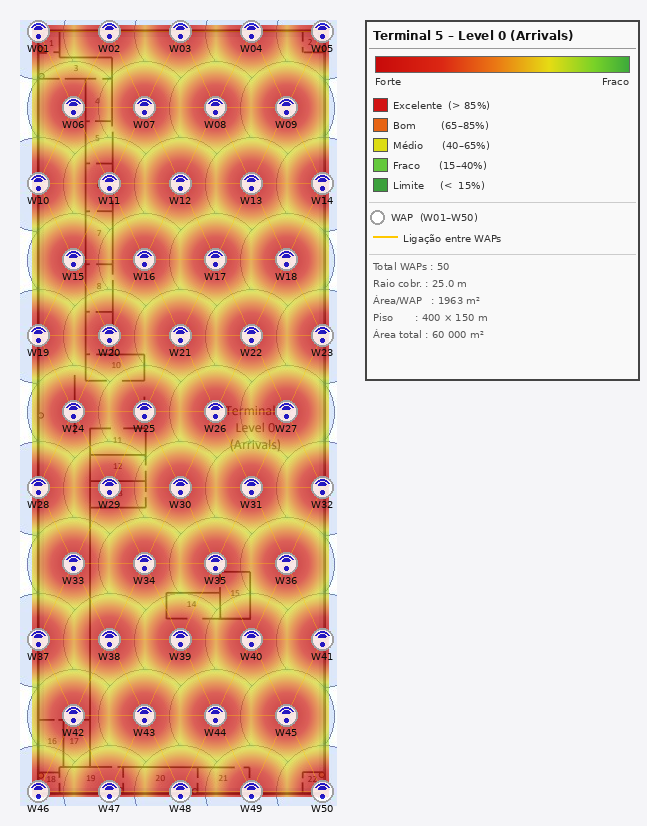
#> input picture Airport-Network-Infrastructure-main/doc/sprint1/1240835/HeatMaps/T5_Piso0_heatmap.png, 647 x 826 px, given in place of Piso_0_AP_distribution_.png, which was not available
$ python Script_Heatmap.py
#> lines starting #> are read from the running program, lines starting #| are printed output that depends on the picture; after the words box and inside, x2 and y2 are one past the last pixel; in counts of white or black regions, pixels touching at a corner belong together
"""
WAP Heatmap Generator — Terminal 5 (Piso 0 e Piso 2)
=====================================================
Gera heatmaps de cobertura WiFi sobrepostos às plantas dos pisos.

Piso 0 (Arrivals) : 400 x 150 m  |  50 WAPs
Piso 2 (Departures): 400 x 150 m  |  50 WAPs
"""

import numpy as np
from PIL import Image, ImageDraw, ImageFont
import math

# ── CONFIGURAÇÃO GLOBAL ───────────────────────────────────────────────────────

LEGEND_WIDTH = 290   # largura da margem direita para legenda
PADDING      = 20    # margem extra em volta da planta (px)
COVERAGE_M2  = math.pi * 25**2   # π·r² com r=25m → 1963.5 m²

# ── CONFIGURAÇÃO POR PISO ────────────────────────────────────────────────────

FLOORS = {
    "Piso_0": {
        "src"        : "/mnt/user-data/uploads/Piso_0_AP_distribution_.png",
        "out"        : "/mnt/user-data/outputs/T5_Piso0_heatmap.png",
        "title"      : "Terminal 5 – Level 0 (Arrivals)",
        # Bounds do piso na imagem source (px)
        "fx1": 12, "fy1":  5,
        "fx2": 309, "fy2": 777,
        # Dimensões reais do piso (m) — 150 m de largura, 400 m de comprimento
        "floor_w_m"  : 150.0,
        "floor_h_m"  : 400.0,
        # Posições das estrelas (WAPs) em píxeis na imagem source
        # Detetadas automaticamente da imagem de distribuição
        "stars": [
            (18,  11), (89,  11), (160,  11), (231,  11), (302,  11),
            (53,  87), (124,  87), (195,  87), (266,  87),
            (18, 163), (89, 163), (160, 163), (231, 163), (302, 163),
            (53, 239), (124, 239), (195, 239), (266, 239),
            (18, 315), (89, 315), (160, 315), (231, 315), (302, 315),
            (53, 391), (124, 391), (195, 391), (266, 391),
            (18, 467), (89, 467), (160, 467), (231, 467), (302, 467),
            (53, 543), (124, 543), (195, 543), (266, 543),
            (18, 619), (89, 619), (160, 619), (231, 619), (302, 619),
            (53, 695), (124, 695), (195, 695), (266, 695),
            (18, 771), (89, 771), (160, 771), (231, 771), (302, 771),
        ],
    },
    "Piso_2": {
        "src"        : "/mnt/user-data/uploads/Piso_2_AP_distribution.png",
        "out"        : "/mnt/user-data/outputs/T5_Piso2_heatmap.png",
        "title"      : "Terminal 5 – Level 2 (Departures)",
        "fx1":  6, "fy1":  9,
        "fx2": 301, "fy2": 781,
        "floor_w_m"  : 150.0,
        "floor_h_m"  : 400.0,
        "stars": [
            (12,  15), (82,  15), (153,  15), (224,  15), (295,  15),
            (47,  91), (118,  91), (188,  91), (259,  91),
            (12, 167), (82, 167), (153, 167), (224, 167), (295, 167),
            (47, 243), (118, 243), (188, 243), (259, 243),
            (12, 319), (82, 319), (153, 319), (224, 319), (295, 319),
            (47, 395), (118, 395), (188, 395), (259, 395),
            (12, 471), (82, 471), (153, 471), (224, 471), (295, 471),
            (47, 547), (118, 547), (188, 547), (259, 547),
            (12, 623), (82, 623), (153, 623), (224, 623), (295, 623),
            (47, 699), (118, 699), (188, 699), (259, 699),
            (12, 775), (82, 775), (153, 775), (224, 775), (295, 775),
        ],
    },
}

# ── FUNÇÕES ───────────────────────────────────────────────────────────────────

def build_colormap():
    """Verde(fraco) → amarelo → laranja → vermelho(forte)."""
    return [
        (0.00, (  0,   0,   0,   0)),
        (0.05, ( 60, 170,  60, 110)),
        (0.18, (120, 210,  40, 150)),
        (0.35, (230, 220,  20, 165)),
        (0.55, (235, 120,  20, 175)),
        (0.75, (220,  40,  20, 180)),
        (1.00, (200,  10,  10, 185)),
    ]


def apply_colormap(heat, floor_mask, cmap):
    H, W = heat.shape
    rgba = np.zeros((H, W, 4), dtype=np.float32)
    for i in range(len(cmap) - 1):
        v0, c0 = cmap[i];  v1, c1 = cmap[i+1]
        mask = (heat >= v0) & (heat < v1) & floor_mask
        t = np.where(mask, (heat - v0) / (v1 - v0), 0.0)
        for ch in range(4):
            rgba[:, :, ch] += np.where(mask, c0[ch] + t * (c1[ch] - c0[ch]), 0.0)
    last = (heat >= 1.0) & floor_mask
    for ch, v in enumerate(cmap[-1][1]):
        rgba[:, :, ch] = np.where(last, v, rgba[:, :, ch])
    return np.clip(rgba, 0, 255).astype(np.uint8)


def draw_wap_symbol(d, cx, cy, n, font):
    s = 11
    d.ellipse([cx-s, cy-s, cx+s, cy+s],
              fill=(255, 255, 255, 220), outline=(160, 160, 160, 255), width=2)
    for r in [3, 5, 8]:
        d.arc([cx-r, cy-r, cx+r, cy+r], 210, 330, fill=(20, 20, 210, 230), width=2)
    d.ellipse([cx-2, cy+3, cx+2, cy+7], fill=(20, 20, 210, 230))
    d.text((cx, cy + s + 3), f"W{n:02d}", font=font,
           fill=(10, 10, 10, 255), anchor="mt")


def draw_legend(img, lx, ly, lw, cmap, n_waps, r_m, coverage_m2,
                font_bold, font_small, title):
    d = ImageDraw.Draw(img)
    box_h = 360
    d.rectangle([lx, ly, lx+lw, ly+box_h], fill="#F9F9F9", outline="#444", width=2)

    # Título (duas linhas se necessário)
    d.text((lx+8, ly+8), title, font=font_bold, fill="#111")
    d.line([(lx+4, ly+28), (lx+lw-4, ly+28)], fill="#999", width=1)

    # Barra de gradiente
    bx, by, bw, bh = lx+10, ly+36, lw-20, 16
    for i in range(bw):
        v = 1.0 - (i / bw) * 0.95
        col = (200, 10, 10)
        for ci in range(len(cmap)-1):
            v0, c0 = cmap[ci]; v1, c1 = cmap[ci+1]
            if v0 <= v < v1:
                t = (v-v0)/(v1-v0)
                col = tuple(int(c0[ch]+t*(c1[ch]-c0[ch])) for ch in range(3))
                break
        for j in range(bh):
            img.putpixel((bx+i, by+j), col)
    d.rectangle([bx, by, bx+bw, by+bh], outline="#666", width=1)
    d.text((bx,      by+bh+3), "Forte", font=font_small, fill="#333")
    d.text((bx+bw,   by+bh+3), "Fraco", font=font_small, fill="#333", anchor="ra")

    # Legenda de cores
    ly2 = ly + 78
    for color, label in [
        ((210,  20,  20), "Excelente  (> 85%)"),
        ((230, 100,  20), "Bom        (65–85%)"),
        ((220, 220,  20), "Médio      (40–65%)"),
        ((100, 200,  60), "Fraco      (15–40%)"),
        (( 60, 160,  60), "Limite     (<  15%)"),
    ]:
        d.rectangle([lx+8, ly2, lx+22, ly2+13], fill=color, outline="#555", width=1)
        d.text((lx+28, ly2+1), label, font=font_small, fill="#333")
        ly2 += 20

    d.line([(lx+4, ly2+4), (lx+lw-4, ly2+4)], fill="#ccc", width=1); ly2 += 12

    # Símbolo WAP
    d.ellipse([lx+5, ly2, lx+19, ly2+14],
              fill=(255,255,255), outline=(160,160,160), width=2)
    d.text((lx+26, ly2+1), f"WAP  (W01–W{n_waps:02d})",
           font=font_small, fill="#333"); ly2 += 20

    # Linha de ligação
    d.line([(lx+8, ly2+6), (lx+32, ly2+6)], fill=(255, 200, 0), width=2)
    d.text((lx+38, ly2+2), "Ligação entre WAPs",
           font=font_small, fill="#333"); ly2 += 20

    d.line([(lx+4, ly2+4), (lx+lw-4, ly2+4)], fill="#ccc", width=1); ly2 += 10

    # Estatísticas
    for txt in [
        f"Total WAPs : {n_waps}",
        f"Raio cobr. : {r_m:.1f} m",
        f"Área/WAP   : {coverage_m2:.0f} m²",
        f"Piso       : 400 × 150 m",
        f"Área total : 60 000 m²",
    ]:
        d.text((lx+8, ly2), txt, font=font_small, fill="#555"); ly2 += 17


# ── GERAÇÃO DE UM PISO ───────────────────────────────────────────────────────

def generate_heatmap(cfg):
    src_pil = Image.open(cfg["src"]).convert("RGB")
    SW, SH = src_pil.size

    # Padding extra em volta da planta + espaço para legenda à direita
    W_canvas = SW + PADDING * 2 + LEGEND_WIDTH
    H_canvas = SH + PADDING * 2

    fx1, fy1 = cfg["fx1"] + PADDING, cfg["fy1"] + PADDING
    fx2, fy2 = cfg["fx2"] + PADDING, cfg["fy2"] + PADDING
    floor_w_m, floor_h_m = cfg["floor_w_m"], cfg["floor_h_m"]

    # Escala px/m
    sx = (cfg["fx2"] - cfg["fx1"]) / floor_w_m
    sy = (cfg["fy2"] - cfg["fy1"]) / floor_h_m

    # Raio em píxeis
    r_m  = math.sqrt(COVERAGE_M2 / math.pi)   # = 25 m
    r_px = r_m * sx
    sigma = r_px * 0.6   # sigma mais apertado → transição mais visível

    print(f"\n[{cfg['title']}]")
    print(f"  Imagem original: {SW}×{SH} px  |  Canvas: {W_canvas}×{H_canvas} px")
    print(f"  Piso (com padding): {fx1},{fy1} → {fx2},{fy2}")
    print(f"  Escala: {sx:.3f} px/m (x), {sy:.3f} px/m (y)")
    print(f"  Raio: {r_m:.1f} m = {r_px:.1f} px  |  sigma={sigma:.1f} px")
    print(f"  WAPs: {len(cfg['stars'])}")

    # Fontes
    try:
        font_sm   = ImageFont.truetype(
            "/usr/share/fonts/truetype/dejavu/DejaVuSans.ttf", 10)
        font_bold = ImageFont.truetype(
            "/usr/share/fonts/truetype/dejavu/DejaVuSans-Bold.ttf", 12)
    except:
        font_sm = font_bold = ImageFont.load_default()

    # WAP coords deslocadas pelo padding
    waps = [(x + PADDING, y + PADDING, i+1) for i, (x, y) in enumerate(cfg["stars"])]

    # ── Heatmap gaussiano ────────────────────────────────────────────────────
    heat = np.zeros((H_canvas, W_canvas), dtype=np.float64)

    for cx, cy, _ in waps:
        pad = int(r_px * 3.0)
        x0, x1 = max(0, cx-pad), min(W_canvas, cx+pad)
        y0, y1 = max(0, cy-pad), min(H_canvas, cy+pad)
        xs = np.arange(x0, x1); ys = np.arange(y0, y1)
        if len(xs) == 0 or len(ys) == 0: continue
        xx, yy = np.meshgrid(xs, ys)
        blob = np.exp(-((xx-cx)**2 + (yy-cy)**2) / (2*sigma**2))
        heat[y0:y1, x0:x1] = np.maximum(heat[y0:y1, x0:x1], blob)

    heat = np.clip(heat, 0, 1.0)

    # Máscara do piso (só colorir dentro dos limites)
    floor_mask = np.zeros((H_canvas, W_canvas), dtype=bool)
    floor_mask[fy1:fy2, fx1:fx2] = True

    # ── Colormap e composição ────────────────────────────────────────────────
    cmap = build_colormap()
    heat_rgba = apply_colormap(heat, floor_mask, cmap)
    heat_img  = Image.fromarray(heat_rgba, 'RGBA')

    # Canvas branco, planta centrada com padding
    canvas = Image.new("RGBA", (W_canvas, H_canvas), (245, 245, 248, 255))
    canvas.paste(src_pil.convert("RGBA"), (PADDING, PADDING))
    canvas = Image.alpha_composite(canvas, heat_img)

    # ── Linhas de ligação entre WAPs vizinhos ────────────────────────────────
    max_conn = 48 * sx   # ~48 m em px
    ll = Image.new("RGBA", (W_canvas, H_canvas), (0, 0, 0, 0))
    ld = ImageDraw.Draw(ll)
    for i, (cx1, cy1, _) in enumerate(waps):
        for cx2, cy2, _ in waps[i+1:]:
            if math.hypot(cx2-cx1, cy2-cy1) < max_conn:
                ld.line([(cx1, cy1), (cx2, cy2)],
                        fill=(255, 200, 0, 90), width=1)
    canvas = Image.alpha_composite(canvas, ll)

    # ── Símbolos dos WAPs ────────────────────────────────────────────────────
    sl = Image.new("RGBA", (W_canvas, H_canvas), (0, 0, 0, 0))
    sd = ImageDraw.Draw(sl)
    for cx, cy, n in waps:
        draw_wap_symbol(sd, cx, cy, n, font_sm)
    canvas = Image.alpha_composite(canvas, sl)

    # ── Legenda (centrada verticalmente à direita da planta) ─────────────────
    img_final = canvas.convert("RGB")
    leg_x = SW + PADDING * 2 + 8
    leg_y = PADDING
    leg_w = LEGEND_WIDTH - 16
    draw_legend(img_final, leg_x, leg_y, leg_w, cmap,
                len(waps), r_m, COVERAGE_M2, font_bold, font_sm, cfg["title"])

    img_final.save(cfg["out"], dpi=(150, 150))
    print(f"  → Guardado: {cfg['out']}")


# ── MAIN ─────────────────────────────────────────────────────────────────────

if __name__ == "__main__":
    for key, cfg in FLOORS.items():
        generate_heatmap(cfg)
#> in generate_heatmap, src_pil is the input picture: PIL image 647x826 RGB; mean R, G, B 228.9, 198.2, 178.6
#|   Imagem original: 647×826 px  |  Canvas: 977×866 px
#> after the loop in generate_heatmap, `for cx, cy, _ in waps:`:
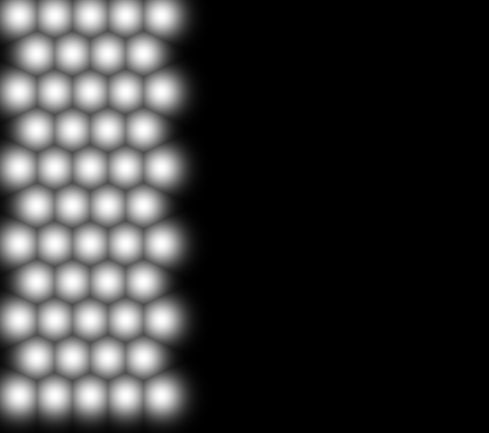
#> heat: shape (866, 977) float64 (shown at 1/2 size); min 0, max 1, mean 0.216
#> after the loop in apply_colormap, `for i in range(len(cmap) - 1):`:
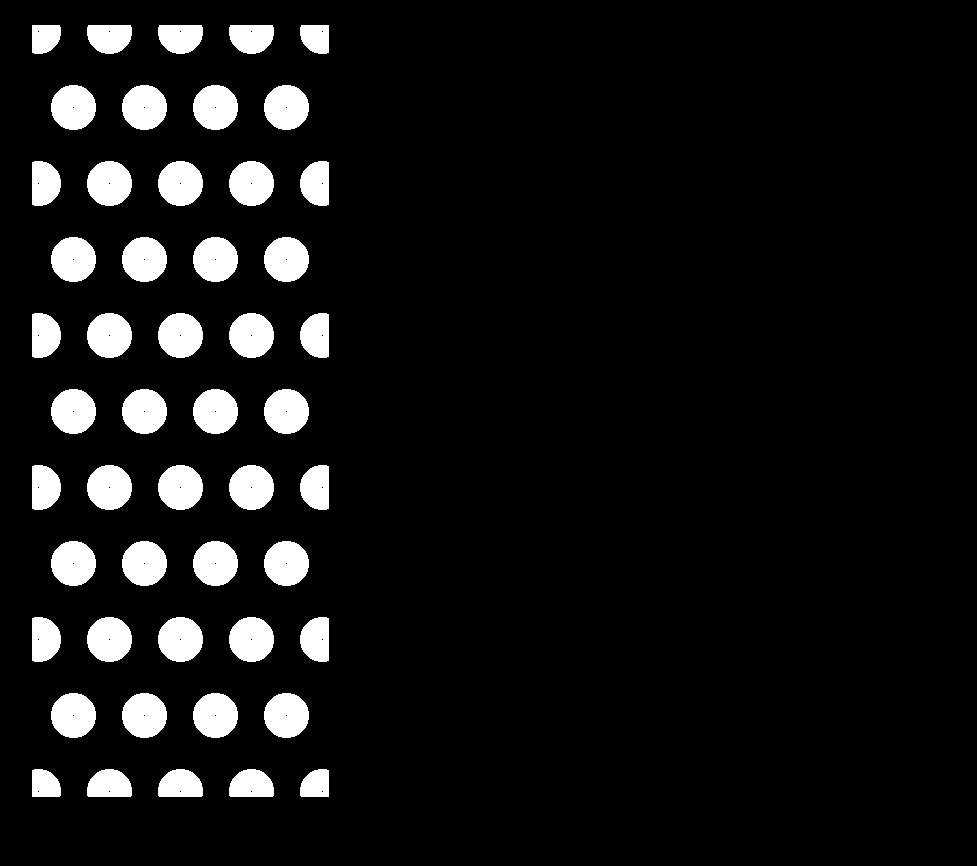
#> mask: shape (866, 977) bool; 8.2% white; 50 white regions, largest, box (x1, y1, x2, y2) and area: (51, 85, 96, 130) 1596, (122, 85, 167, 130) 1596, (193, 85, 238, 130) 1596
#> after the loop in apply_colormap, `for i in range(len(cmap) - 1):`:
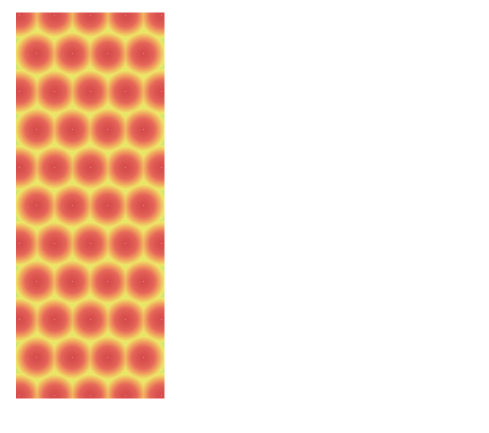
#> rgba: shape (866, 977, 4) float32 (shown at 1/2 size); mean of channels 0, 1, 2, 3 60.7, 27.1, 5, 47.6; transparent parts drawn white
#> in generate_heatmap, `canvas = Image.alpha_composite(canvas, sl)`:
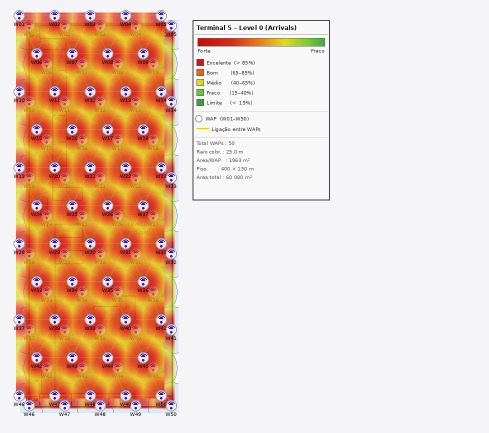
#> canvas: PIL image 977x866 RGBA (shown at 1/2 size); mean R, G, B, A 234.7, 207.8, 190.6, 255
#> after the loop in draw_legend, `for color, label in [`: ly2 = 198
#> in draw_legend, `ly2 += 12`: ly2 = 210
#> in draw_legend, `ly2 += 20`: ly2 = 230
#> in draw_legend, `ly2 += 20`: ly2 = 250
#> in draw_legend, `ly2 += 10`: ly2 = 260
#> the loop in draw_legend, `for txt in [ f"Total WAPs : {n_waps}", f"Raio cobr. : {r_m:.1f} m", f"..` made 5 passes
#> ly2 on passes 1 to 5: 277, 294, 311, 328, 345
#> after the loop in draw_legend, `for txt in [`: ly2 = 345
#> in generate_heatmap, `draw_legend(img_final, leg_x, leg_y, leg_w, cmap, len(waps), r_m, COVE..`:
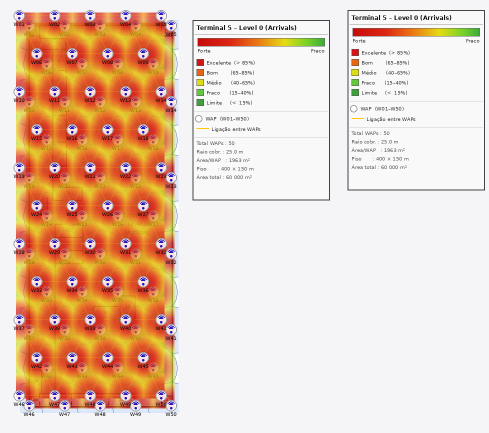
#> img_final: PIL image 977x866 RGB (shown at 1/2 size); mean R, G, B 233.4, 206.2, 188.1
#> pass 2 of the loop `for key, cfg in FLOORS.items():`:
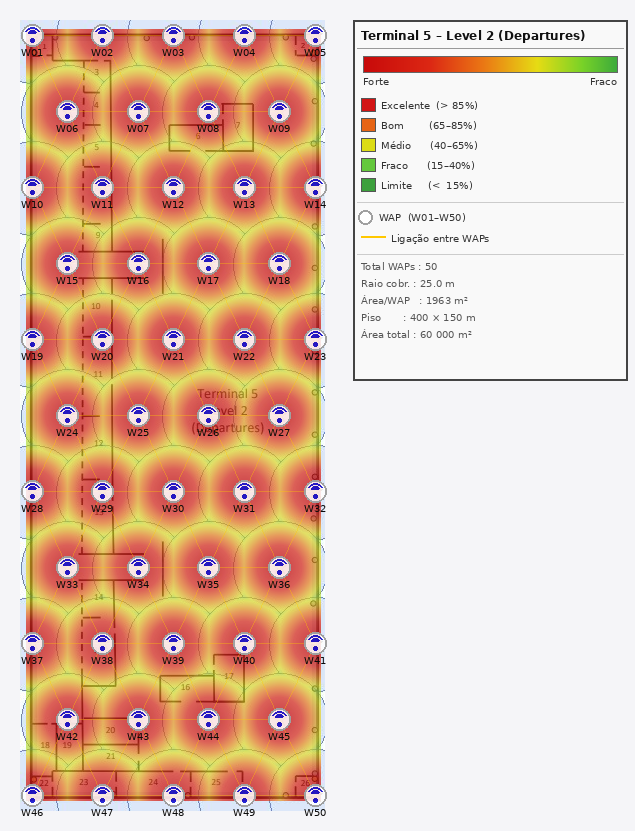
#> input picture Airport-Network-Infrastructure-main/doc/sprint1/1240835/HeatMaps/T5_Piso2_heatmap.png, 635 x 831 px, given in place of Piso_2_AP_distribution.png, which was not available
#> in generate_heatmap, src_pil is the input picture: PIL image 635x831 RGB; mean R, G, B 228.7, 198.1, 178
#|   Imagem original: 635×831 px  |  Canvas: 965×871 px
#> after the loop in apply_colormap (call 2), `for i in range(len(cmap) - 1):`:
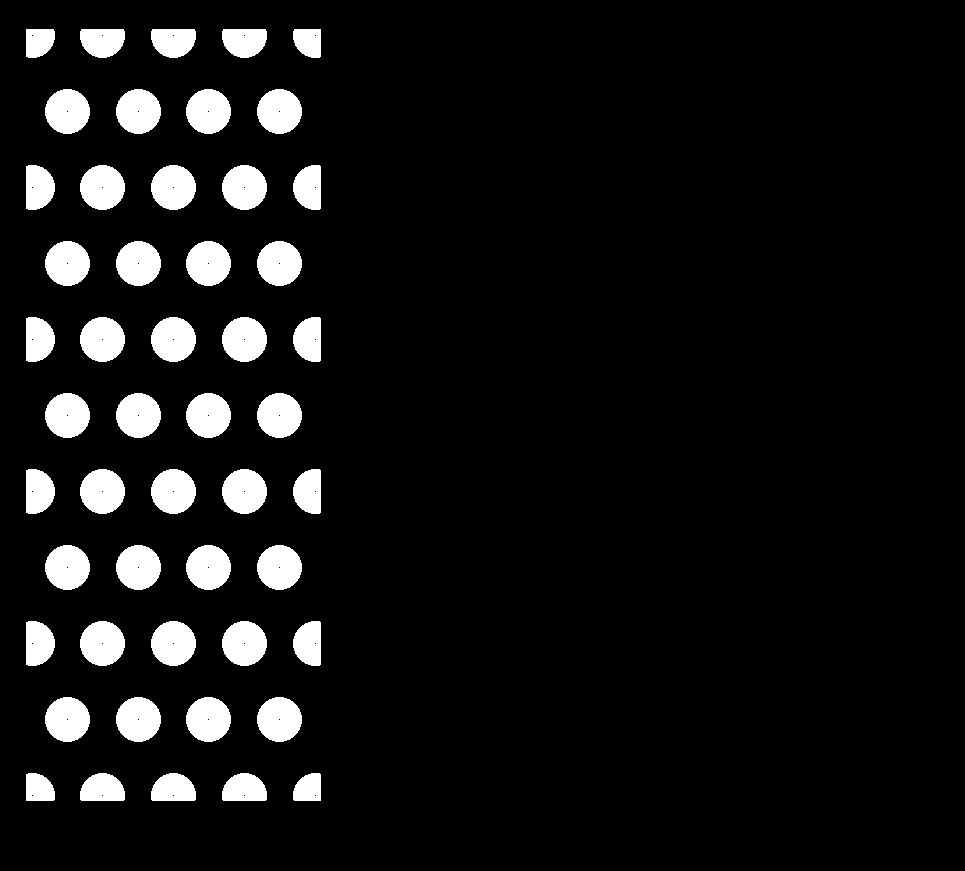
#> mask: shape (871, 965) bool; 8.1% white; 50 white regions, largest, box (x1, y1, x2, y2) and area: (45, 89, 90, 134) 1580, (116, 89, 161, 134) 1580, (186, 89, 231, 134) 1580
#> the loop in draw_legend (call 2), `for txt in [ f"Total WAPs : {n_waps}", f"Raio cobr. : {r_m:.1f} m", f"..` made 5 passes
#> in generate_heatmap (call 2), `draw_legend(img_final, leg_x, leg_y, leg_w, cmap, len(waps), r_m, COVE..`:
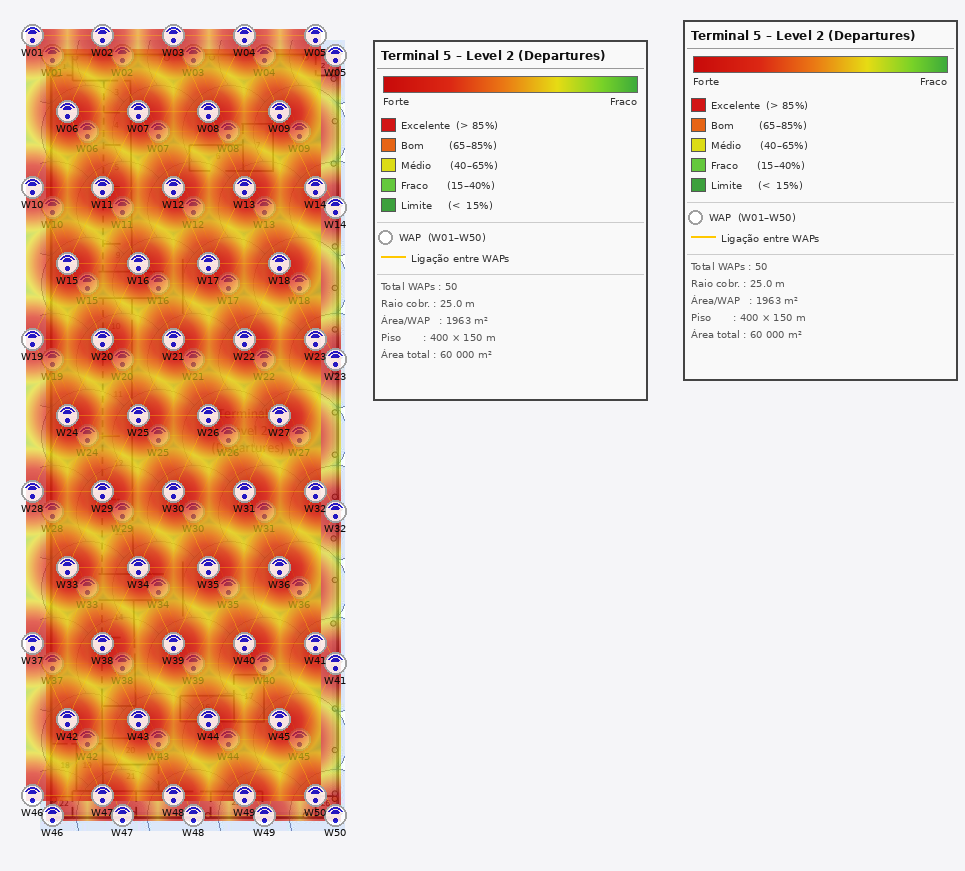
#> img_final: PIL image 965x871 RGB; mean R, G, B 233.4, 206.4, 188
    print("\nConcluído!")
